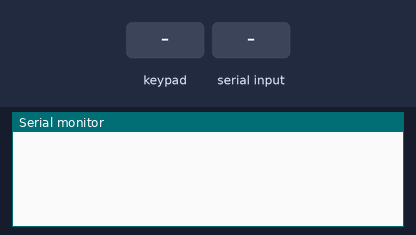
The sketch below on a simulated Arduino Uno, built with avr-gcc and run on an emulated ATmega328P. On the bench: the last lines printed to the serial monitor. The test bench sets the inputs (shaded band).

Above: at 1.2 s.
1.3 s: key '1' pressed
At 1.6 s:
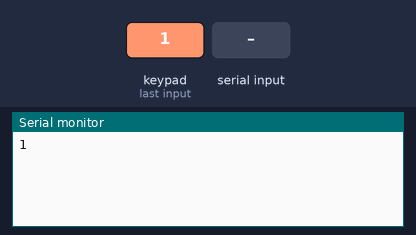
2.8 s: keypad keys 5 6 7 8 # pressed 0.4 s apart
At 5.0 s:
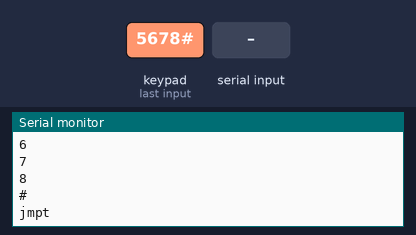
6.3 s: "1" received over Serial
At 8.3 s:
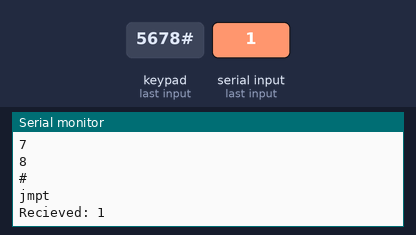
8.8 s: key '3' pressed
At 10.7 s:
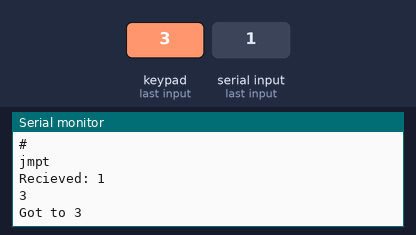
11.0 s: keypad keys 5 6 7 8 * pressed 0.4 s apart
At 13.8 s:
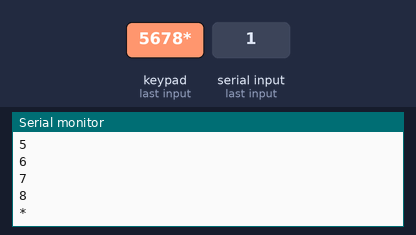
14.5 s: key '#' pressed
At 15.2 s:
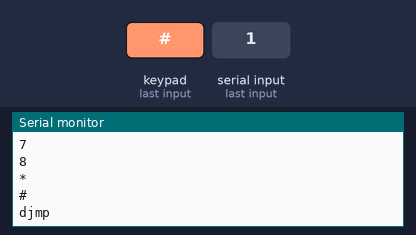
Timing chart, 0 to 17.0 s (numbered marks = the images above; inputs shaded):
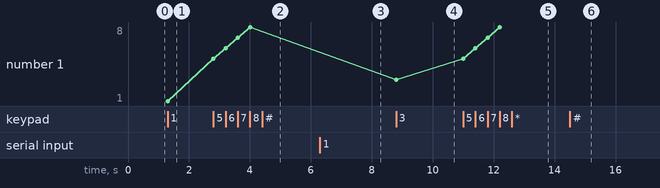

The sketch:

testkeypad.ino
```cpp
#include "Arduino.h"
#include "Keypad.h"

const byte ROWS = 4; //four rows
const byte COLS = 3; //three columns
char keys[ROWS][COLS] = {
  {'1','2','3'},
  {'4','5','6'},
  {'7','8','9'},
  {'*','0','#'}
};
byte rowPins[ROWS] = {5, 6, 7, 8}; //connect to the row pinouts of the keypad
byte colPins[COLS] = {2, 3, 4}; //connect to the column pinouts of the keypad

Keypad keypad = Keypad( makeKeymap(keys), rowPins, colPins, ROWS, COLS );

// letter tracking
unsigned long lastKeypressTime = 0;
unsigned long timeBetweenLetters = 750;
char lastKeyPress = '\0';
int numPresses = 0;


String input = "";

void setup(){
  Serial.begin(9600);
}

void charPressedRemap(char c) {
  if (c == '1') {
    return; // ignore those...
  }
  unsigned long currtime = millis();
  if (lastKeyPress != c) {
    // add the key!
    if (lastKeyPress != '\0') {
      input += getLetterFromMap(lastKeyPress, numPresses);
    }
    lastKeyPress = c;
    numPresses = 1;
  } else {
    if (currtime - lastKeypressTime < timeBetweenLetters) {
      // increment the letter
      numPresses++;
    } else {
      input += getLetterFromMap(lastKeyPress, numPresses);
      lastKeyPress = c;
      numPresses = 1;
    }
  }
  lastKeypressTime = currtime;
}

char getLetterFromMap(char keypadChar, int numPresses) {
//  Serial.println(keypadChar);
  numPresses -= 1; // so we can use mod
  switch(keypadChar) {
    case '2':
      numPresses %= 3;
      return char(numPresses + 97 + 0);
    case '3':
      Serial.println("Got to 3");
      numPresses %= 3;
      return char(numPresses + 97 + 3);
    case '4':
      numPresses %= 3;
      return char(numPresses + 97 + 6);
    case '5':
      numPresses %= 3;
      return char(numPresses + 97 + 9);
    case '6':
//      Serial.println("Got to 6");
      numPresses %= 3;
      return char(numPresses + 97 + 12);
    case '7':
      numPresses %= 4;
      return char(numPresses + 97 + 15);
    case '8':
      numPresses %= 3;
      return char(numPresses + 97 + 19);
    case '9':
      numPresses %= 4;
      return char(numPresses + 97 + 22);
    case '0':
//      Serial.println("got to space");
      return ' ';
    default:
      return '\0';
      break;
  }
}

void loop(){
  char key = keypad.getKey();

  if (millis() - lastKeypressTime >= timeBetweenLetters) {
    // increment the letter
    if (lastKeyPress != '\0') {
      input += getLetterFromMap(lastKeyPress, numPresses);
      lastKeyPress = '\0';
      numPresses = 1;
    }
  }

  if (key != NO_KEY) {
    Serial.println(key);
    if (key == '*') {
      if (lastKeyPress != '\0') {
        lastKeyPress = '\0';
        numPresses = 0;
      }
      else {
        input = input.substring(0, input.length()-1);
        lastKeyPress = '\0';
        numPresses = 0;
      }
    } else if (key == '#'){
      if (input.length() > 0 || lastKeyPress != '\0') {
        if (lastKeyPress != '\0') {
          // then add it on
          input += getLetterFromMap(lastKeyPress, numPresses);
          lastKeyPress = '\0';
          numPresses = 1;
        }
        Serial.println(input);
        input = "";
      }
    } else {
//      input += key;
      charPressedRemap(key);
    }
  }
  if (Serial.peek() != -1) {
    // then echo the string back
    Serial.println("Recieved: " + Serial.readString());
  }
}
```

Measured:
- after the input at 1.3 s, the serial monitor: prints a new line at once (image 1)
- after the input at 2.8 s, the serial monitor: prints a new line at once (image 2)
- after the input at 6.3 s, the serial monitor: prints a new line after 1.0 s (image 3)
- after the input at 8.8 s, the serial monitor: prints a new line at once (image 4)
- after the input at 11.0 s, the serial monitor: prints a new line at once (image 5)
- after the input at 14.5 s, the serial monitor: prints a new line at once (image 6)
- plotted number 1: 1 → 8 after the input at 2.8 s, 8 → 3 after the input at 8.8 s, 3 → 8 after the input at 11.0 s
